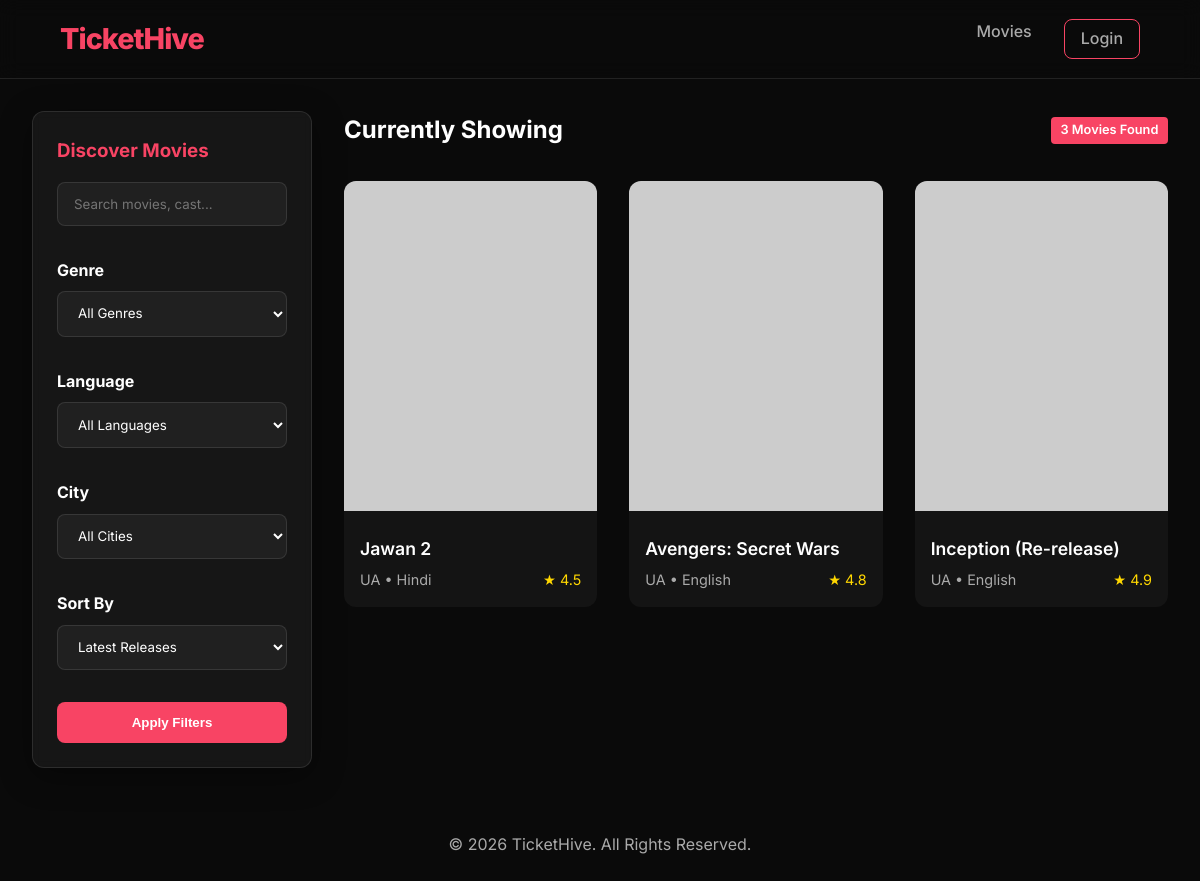
Page /movies/ on the committed database.
### movies/models.py (models this page shows, shortened)
class Movie(models.Model):
    CERTIFICATION_CHOICES = [
        ('U', 'Unrestricted'),
        ('UA', 'Unrestricted but with parental guidance'),
        ('A', 'Adults only'),
        ('S', 'Specialized audience'),
    ]
    name = models.CharField(max_length=255)
    image = models.ImageField(upload_to="movies/posters/", blank=True, null=True)
    genre = models.CharField(max_length=255, help_text="Comma separated genres, e.g., Action, Sci-Fi")
    language = models.CharField(max_length=100)
    release_date = models.DateField()
    duration = models.IntegerField(help_text="Duration in minutes")
    age_certification = models.CharField(max_length=2, choices=CERTIFICATION_CHOICES, default='UA')
    youtube_trailer_url = models.URLField(blank=True, null=True)
    popularity_score = models.IntegerField(default=0)
    average_rating = models.DecimalField(max_digits=3, decimal_places=1, default=0.0)
    cast = models.TextField()
    description = models.TextField(blank=True, null=True)
    created_at = models.DateTimeField(auto_now_add=True)

### movies/views.py (the view)
# urls.py: path('', views.movie_list, name='movie_list'),
def movie_list(request):
    movies = Movie.objects.all().order_by('-release_date')
    query = request.GET.get('q')
    genre = request.GET.get('genre')
    language = request.GET.get('language')
    city_id = request.GET.get('city')
    if query:
        movies = movies.filter(Q(name__icontains=query) | Q(cast__icontains=query))
    if genre:
        movies = movies.filter(genre__icontains=genre)
    if language:
        movies = movies.filter(language__icontains=language)
    if city_id:
        movies = movies.filter(shows__screen__theater__city_id=city_id).distinct()
    sort = request.GET.get('sort')
    if sort == 'popularity':
        movies = movies.order_by('-popularity_score')
    elif sort == 'rating':
        movies = movies.order_by('-average_rating')
    paginator = Paginator(movies, 12)
    page_number = request.GET.get('page')
    page_obj = paginator.get_page(page_number)
    cities = City.objects.all()
    return render(request, 'movies/movie_list.html', {
        'page_obj': page_obj,
        'cities': cities,
        'total_count': movies.count()
    })

### mysite/templates/movies/movie_list.html (shortened to what this page needs)
{% extends 'base.html' %}
{% load static %}
{% block content %}
<div class="filters-container">
    <aside class="filters-sidebar">
        <div class="glass-card">
            <h3 style="margin-bottom: 1rem; color: var(--primary-color);">Discover Movies</h3>
            <form method="GET" action="{% url 'movie_list' %}">
                <input type="text" name="q" placeholder="Search movies, cast..." value="{{ request.GET.q }}">
                <h4 style="margin: 1rem 0 0.5rem 0;">Genre</h4>
                <select name="genre">
                    <option value="">All Genres</option>
                </select>
                <h4 style="margin: 1rem 0 0.5rem 0;">Language</h4>
                <select name="language">
                    <option value="">All Languages</option>
                </select>
                <h4 style="margin: 1rem 0 0.5rem 0;">City</h4>
                <select name="city">
                    <option value="">All Cities</option>
                </select>
                <h4 style="margin: 1rem 0 0.5rem 0;">Sort By</h4>
                <select name="sort">
                    <option value="">Latest Releases</option>
                </select>
                <button type="submit" class="btn" style="width: 100%; margin-top: 1rem;">Apply Filters</button>
            </form>
        </div>
    </aside>
    <section class="main-content">
        <div class="d-flex justify-between align-center">
            <h2>Currently Showing</h2>
            <span class="badge">{{ total_count }} Movies Found</span>
        </div>
        <div class="movie-grid">
            {% for movie in page_obj %}
                <a href="{% url 'movie_detail' movie.id %}" class="movie-card" style="text-decoration: none; color: inherit; display: block;">
                    {% if movie.poster %}
                        <img src="{{ movie.poster.url }}" alt="{{ movie.name }}">
                    {% else %}
                        <img src="https://placehold.co/220x330/141414/f84464.png?text={{ movie.name|urlencode }}" alt="Placeholder">
                    {% endif %}
                    <div class="movie-info">
                        <div class="movie-title">{{ movie.name }}</div>
                        <div class="movie-meta">
                            <span>{{ movie.age_certification }} • {{ movie.language }}</span>
                            <span style="color: gold;">★ {{ movie.average_rating }}</span>
                        </div>
                    </div>
                </a>
            {% empty %}
                <div class="glass-card" style="grid-column: 1 / -1; text-align: center; padding: 3rem;">
                    <h3>No movies found matching your criteria.</h3>
                </div>
            {% endfor %}
        </div>
    </section>
</div>
{% endblock %}

### mysite/templates/base.html (shortened to what this page needs)
<!DOCTYPE html>
<html lang="en">
<head>
    {% load static %}
    <link rel="stylesheet" href="{% static 'css/style.css' %}">
</head>
<body>
    <nav class="navbar">
        <a href="{% url 'movie_list' %}" class="brand">TicketHive</a>
        <div class="nav-links">
            <a href="{% url 'movie_list' %}">Movies</a>
            {% if request.user.is_authenticated %}
                <a href="{% url 'booking_history' %}">My Bookings</a>
                {% if request.user.is_superuser %}
                    <a href="{% url 'admin_dashboard' %}">Dashboard</a>
                    <a href="/admin/">Admin Panel</a>
                {% endif %}
                <a href="{% url 'logout' %}">Logout ({{ request.user.username }})</a>
            {% else %}
                <a href="{% url 'login' %}" class="btn btn-outline" style="padding: 0.4rem 1rem;">Login</a>
            {% endif %}
        </div>
    </nav>
    <main class="container">
        {% block content %}
        {% endblock %}
    </main>
    <footer class="text-center mt-2 mb-2" style="color: var(--text-secondary);">
        <p>&copy; 2026 TicketHive. All Rights Reserved.</p>
    </footer>
</body>
</html>

### static/css/style.css (style rules this page uses)
:root { --bg-color: #0a0a0a; --bg-color-light: #141414; --bg-color-lighter: #202020; --primary-color: #f84464; --primary-hover: #d73a56; --text-primary: #ffffff; --text-secondary: #aaaaaa; --glass-bg: rgba(255, 255, 255, 0.05); --glass-border: rgba(255, 255, 255, 0.1); --shadow: 0 8px 32px 0 rgba(0, 0, 0, 0.37); --transition: all 0.3s cubic-bezier(0.25, 0.8, 0.25, 1); --radius: 12px; }
* { margin: 0; padding: 0; box-sizing: border-box; }
body { font-family: 'Inter', 'Roboto', sans-serif; background-color: var(--bg-color); color: var(--text-primary); line-height: 1.6; overflow-x: hidden; }
.navbar { background: rgba(10, 10, 10, 0.8); backdrop-filter: blur(10px); -webkit-backdrop-filter: blur(10px); border-bottom: 1px solid var(--glass-border); padding: 1rem 5%; display: flex; justify-content: space-between; align-items: center; position: sticky; top: 0; z-index: 1000; }
.brand { font-size: 1.8rem; font-weight: 800; color: var(--primary-color); text-decoration: none; letter-spacing: -1px; }
.nav-links { display: flex; gap: 2rem; }
.nav-links a { color: var(--text-secondary); text-decoration: none; font-weight: 500; transition: var(--transition); }
.container { max-width: 1200px; margin: 0 auto; padding: 2rem; }
.glass-card { background: var(--glass-bg); border: 1px solid var(--glass-border); border-radius: var(--radius); padding: 1.5rem; box-shadow: var(--shadow); backdrop-filter: blur(4px); transition: var(--transition); }
.movie-grid { display: grid; grid-template-columns: repeat(auto-fill, minmax(220px, 1fr)); gap: 2rem; margin-top: 2rem; }
.movie-card { border-radius: var(--radius); overflow: hidden; position: relative; transition: var(--transition); cursor: pointer; background: var(--bg-color-light); }
.movie-card img { width: 100%; height: 330px; object-fit: cover; transition: transform 0.5s ease; }
.movie-info { padding: 1rem; }
.movie-title { font-size: 1.1rem; font-weight: 600; margin-bottom: 0.3rem; white-space: nowrap; overflow: hidden; text-overflow: ellipsis; }
.movie-meta { color: var(--text-secondary); font-size: 0.9rem; display: flex; justify-content: space-between; }
.badge { background: var(--primary-color); color: white; padding: 0.2rem 0.6rem; border-radius: 4px; font-size: 0.8rem; font-weight: 600; }
.btn { display: inline-block; background: var(--primary-color); color: white; padding: 0.8rem 1.5rem; border-radius: 8px; text-decoration: none; font-weight: 600; border: none; cursor: pointer; transition: var(--transition); }
.btn-outline { background: transparent; border: 1px solid var(--primary-color); color: var(--primary-color); }
input, select, textarea { width: 100%; padding: 0.8rem 1rem; background: var(--bg-color-lighter); border: 1px solid var(--glass-border); border-radius: 8px; color: white; font-family: inherit; margin-bottom: 1rem; transition: var(--transition); }
.filters-container { display: flex; gap: 2rem; }
.filters-sidebar { width: 280px; flex-shrink: 0; }
.main-content { flex-grow: 1; }
.text-center { text-align: center; }
.mt-2 { margin-top: 2rem; }
.mb-2 { margin-bottom: 2rem; }
.d-flex { display: flex; }
.align-center { align-items: center; }
.justify-between { justify-content: space-between; }

### rows in the picture
Movie: name "Jawan 2", age_certification "UA", language "Hindi", average_rating "4.5"
Movie: name "Avengers: Secret Wars", age_certification "UA", language "English", average_rating "4.8"
Movie: name "Inception (Re-release)", age_certification "UA", language "English", average_rating "4.9"

### other values in the picture
{{ total_count }} "3"
